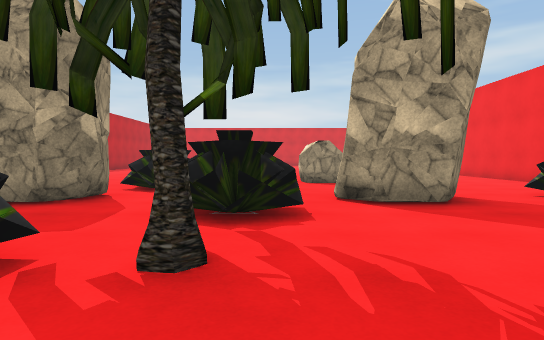
view 1 (above)

20 first-person views from a walk through a Unity game level. The camera is 1.2 m above the floor, tilts 2° down and sees 75° across. The floor is counted in squares, 2 m on a side. Each view is taken from the middle of a square. On the plan, view 1 faces up. The plan holds only what a view shows up to about 10 squares ahead; the rest is blank. The place goes on beyond the plan. The player is left out. Some surface patterns are stand-ins.

view 2
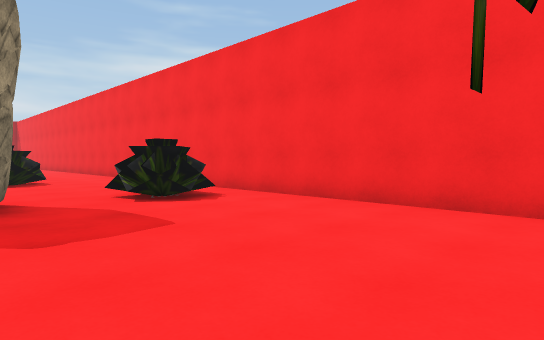

view 3
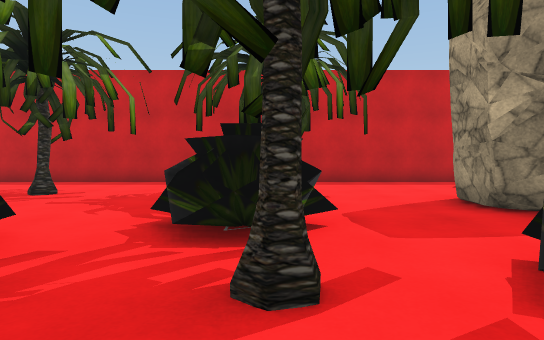

view 4
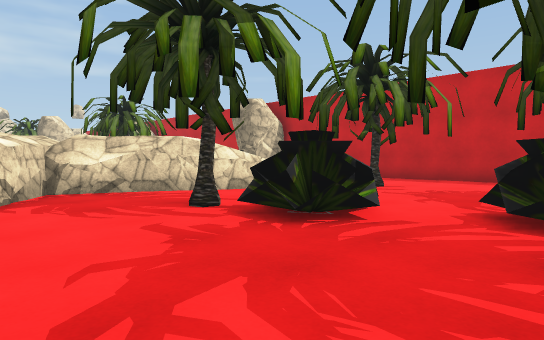

view 5
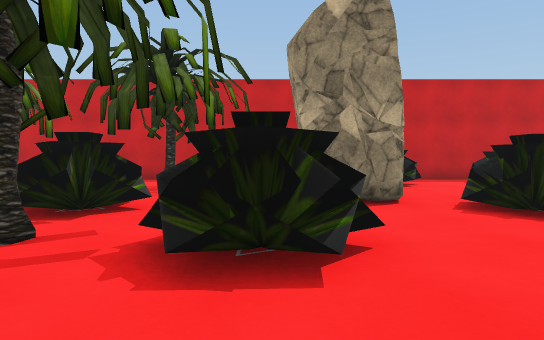

view 6
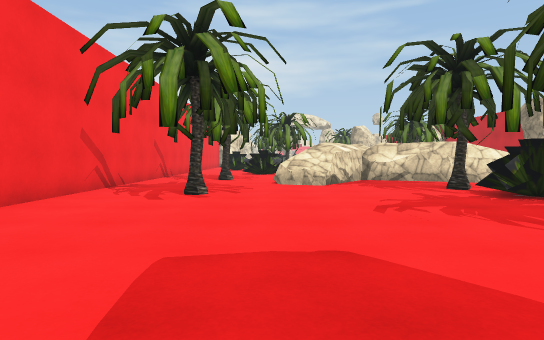

view 7
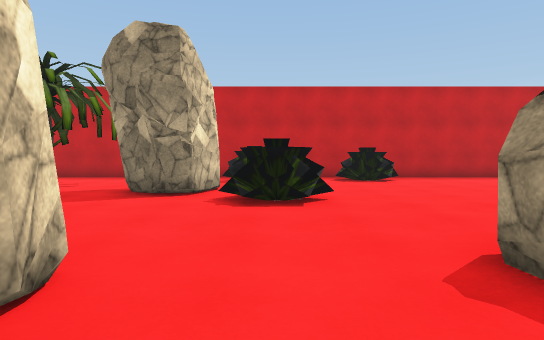

view 8
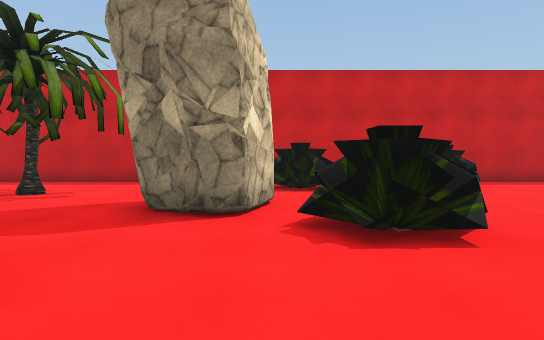

view 9
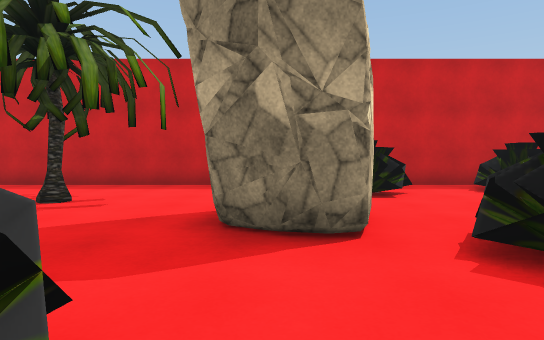

view 10
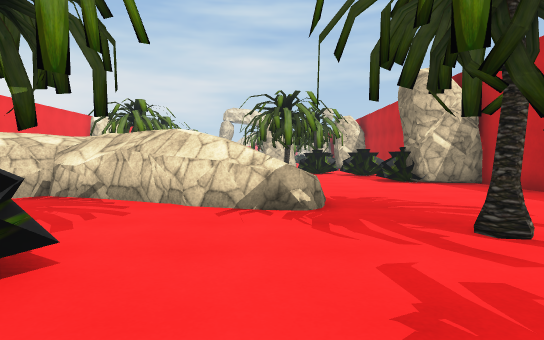

view 11
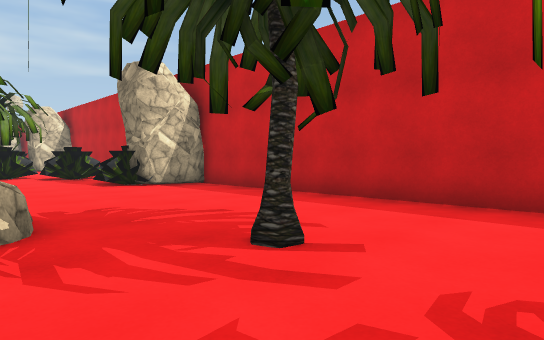

view 12
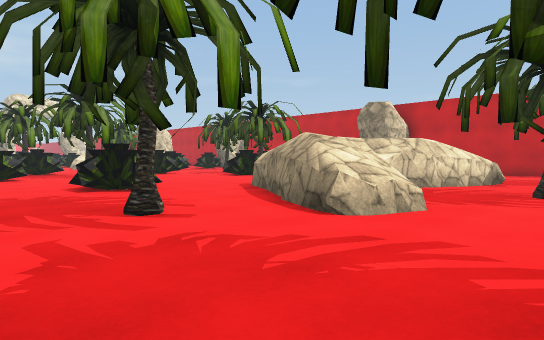

view 13
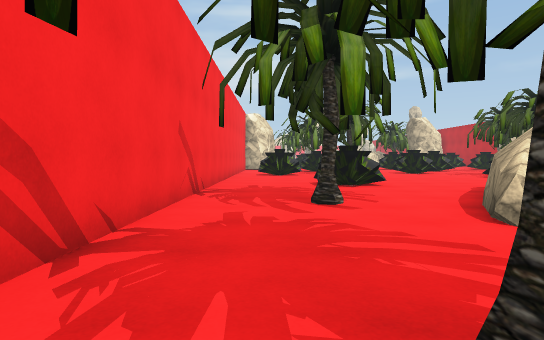

view 14
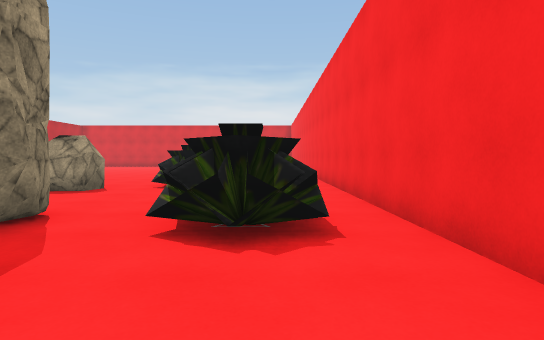

view 15
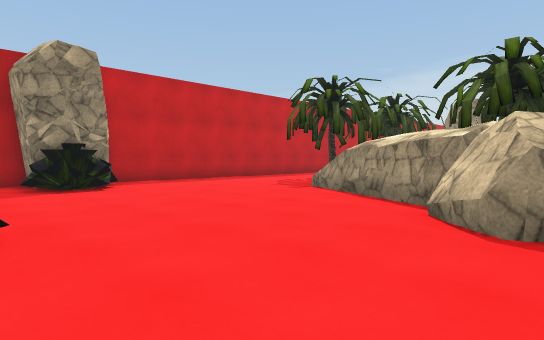

view 16
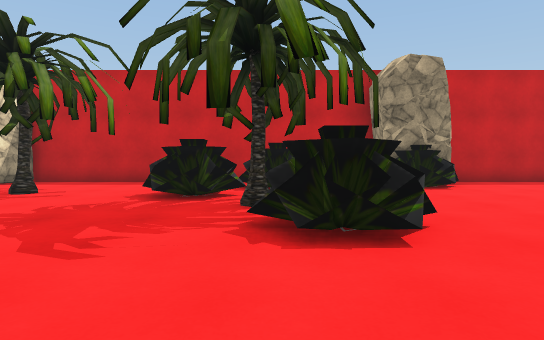

view 17
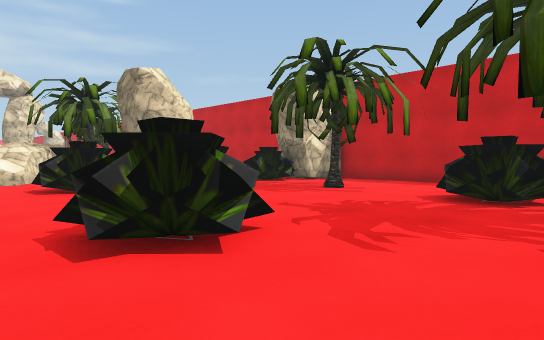

view 18
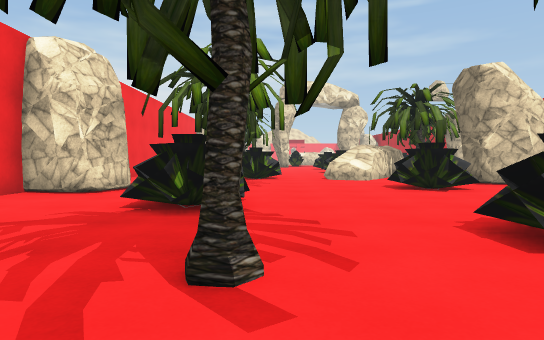

view 19
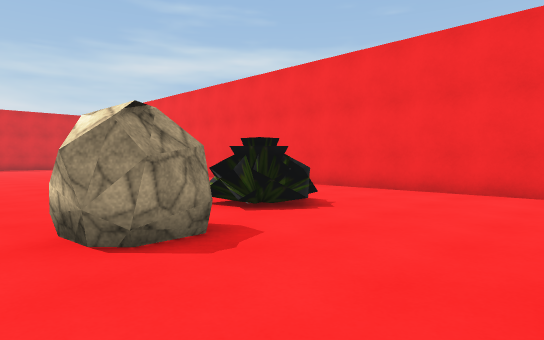

view 20
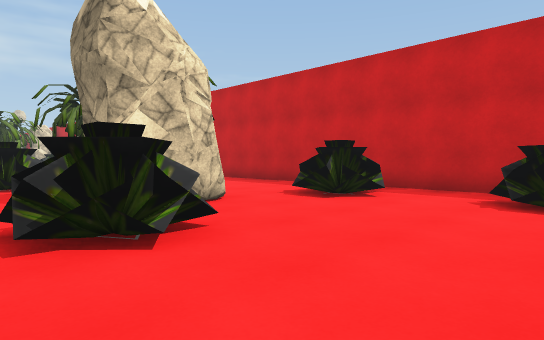

### Floor plan
Points are (right, up) in squares from view 1. A wall is a line through its corners. A room is listed if a view was taken in it or the views show most of it. See-through windows are left out.
Room 1 (views 1, 2, 3, 4, 5, 6, 7, 8, 9, 10, 11, 12, 13, 14, 19, 20)
walls: (-3.4, -3) (0.5, -4.6); (-1.9, -3.4) (-1.4, -3.8); (-1.5, -3.7) (-0.7, -4.1); (-0.9, -4.1) (0, -4.3); (1.1, -4.1) (1.5, -3.6); (0.3, -5) (1.8, -3); (0.4, -5) (0.8, -4.4); (6.3, -1.5) (6.3, 10.5); (-7.8, 10.5) (-7.8, -2.4)
low walls: (1.8, -2.7) (2.6, -2.9) (2.9, -3.2); (2, -2.7) (2.6, -2.9)
ways out: opening at (-5.5, -3) to room 2; opening at (5, -2.3) to room 2
objects: other object (-7, 9) to (-6, 10); other object (-6, 6) to (-6, 7); palm tree (-5, -2); palm tree (-5, 2); rock (-4, 5) to (-3, 6); other object (-2, 1) to (-2, 2); other object (-2, 7); palm tree (-1, -2); other object (-1, -1) to (-1, 0); palm tree (-1, 2); other object (-1, 4) to (0, 4); rock (1, 5) to (2, 6); rock (1, 9); other object (3, 9) to (4, 10); palm tree (4, -1); other object (4, 5) to (5, 5)
Room 2 (views 15, 16, 17, 18)
walls: (0.4, -6.8) (-0.4, -5.8); (6.3, -10) (6.3, -1.5); (-0.2, -5.8) (-3.4, -4.1); (1.7, -5.6) (1.1, -6.7); (-7.8, -11) (-7.8, -17); (2, -4.9) (1.4, -5.6) (0.9, -6.7); (-1.1, -21.3) (-0.6, -20.4); (-2.1, -4.8) (-3.6, -4.2); (-2.2, -4.7) (-2.7, -4.4); (2.9, -3.2) (1.9, -5); (-7.8, -2.4) (-7.8, -8.9)
low walls: (0.2, -7) (-0.4, -6.1); (-0.1, -6.6) (-0.5, -6.2); (-0.6, -20.4) (0.2, -20.5) (0.5, -20.9); (-3.6, -3.3) (-3.4, -3)
ways out: opening at (-5.5, -3) to room 1; opening at (5, -2.3) to room 1
objects: rock (-7, -18) to (-6, -17); rock (-7, -8) to (-6, -7); other object (-6, -11); palm tree (-5, -15); other object (-5, -13) to (-4, -12); rock (-4, -20) to (-3, -19); palm tree (-4, -11); other object (-2, -16); other object (-2, -11) to (-2, -10); palm tree (-1, -22); other object (-1, -18); other object (-1, -14) to (0, -13); other object (2, -21) to (3, -21); palm tree (2, -13); palm tree (3, -18); other object (3, -16) to (3, -15); other object (3, -8) to (4, -8); other object (4, -13) to (5, -12); palm tree (4, -5); rock (5, -18) to (6, -17)

Where each view was taken, in squares from view 1:
view 1: 0 up, 0 right, facing up
view 2: 0 up, 2 right, facing up-right
view 3: 2 up, 1 right, facing left
view 4: 2 up, 2 right, facing down-left
view 5: 4 up, 2 right, facing left
view 6: 5 up, 3 right, facing down
view 7: 7 up, 3 right, facing left
view 8: 6 up, 1 right, facing left
view 9: 5 up, 0 right, facing left
view 10: 1 up, 3 left, facing down
view 11: 0 up, 3 left, facing down-left
view 12: 1 down, 6 right, facing down-left
view 13: 0 up, 5 right, facing down
view 14: 2 up, 5 right, facing up
view 15: 10 down, 1 right, facing up-left
view 16: 11 down, 1 right, facing left
view 17: 11 down, 1 right, facing down-left
view 18: 11 down, 2 right, facing down
view 19: 6 up, 0 right, facing up-right
view 20: 10 up, 1 left, facing down-left
